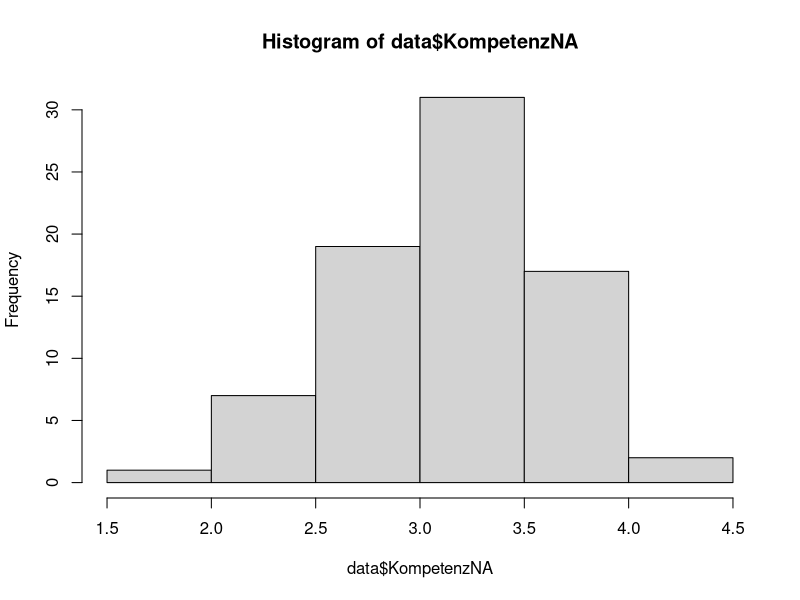
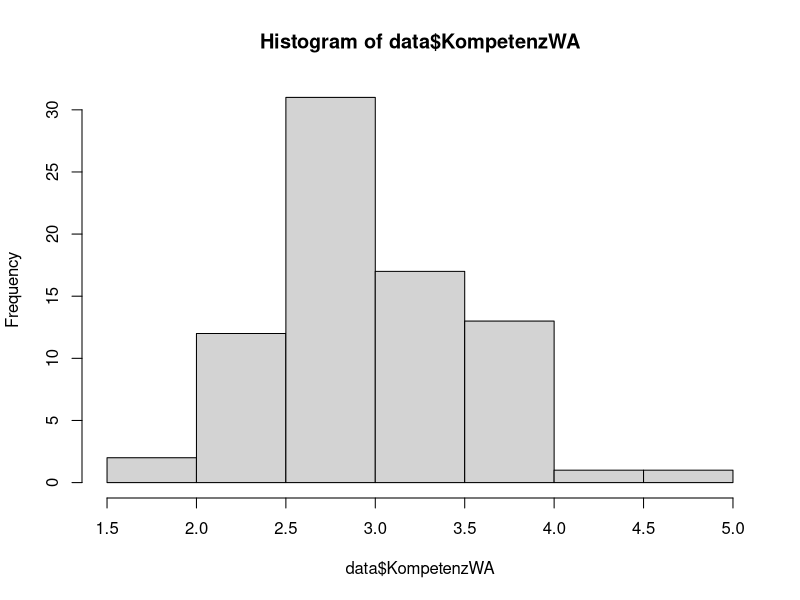
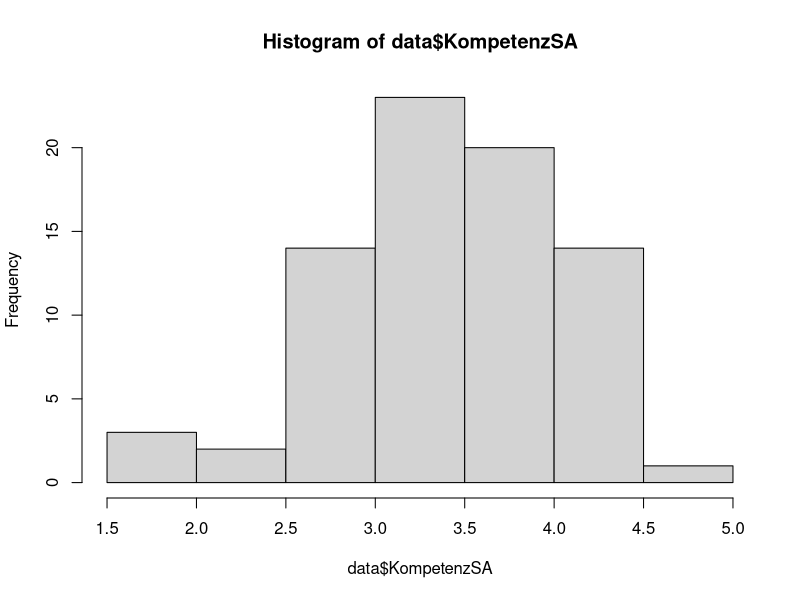
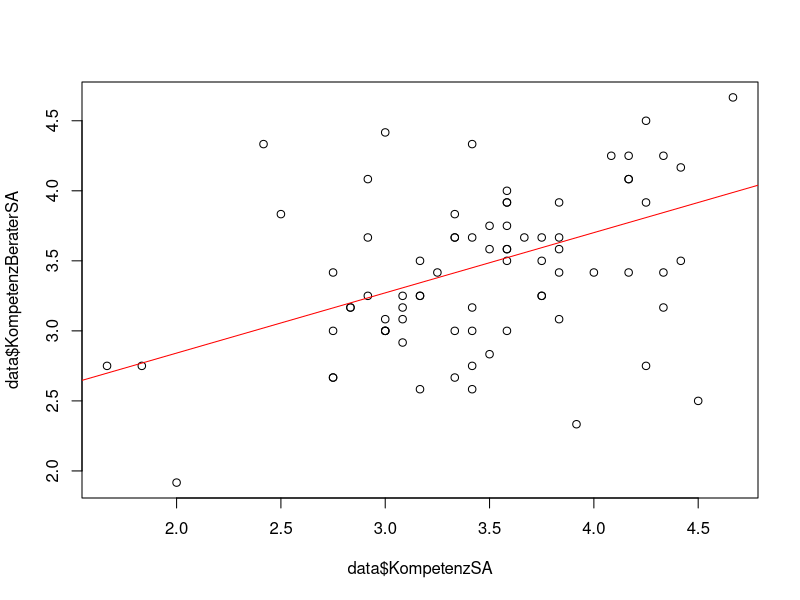
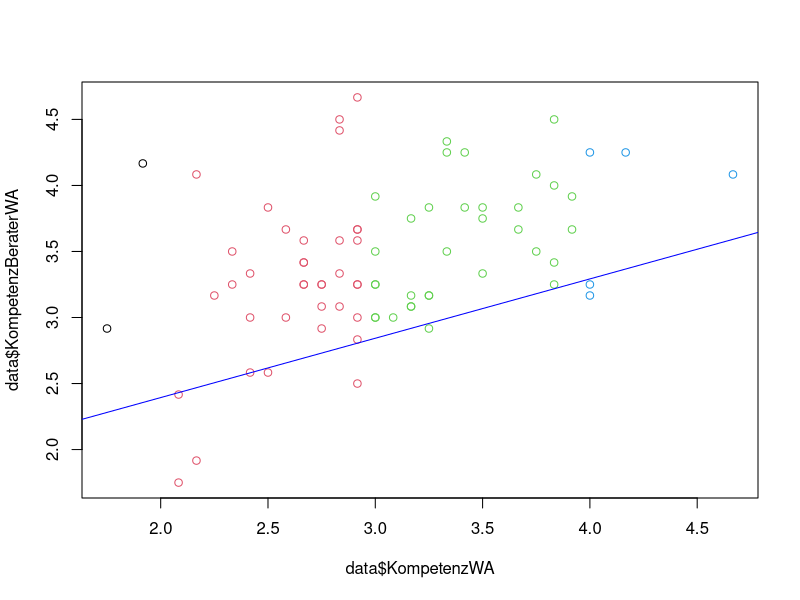

Reproduce these figures in R, in order. (Note: this script raises an error after producing the figures.)
library(data.table)
library(psych)
library(purrr)
library(ggplot2)
library(tidyverse)
library(ggpubr)
library(rstatix)
library(dplyr)
library(carData) # MANOVA
library(car) # MANOVA
library(broom) # MANOVA

# ------------------Data Loading and Preparation ------------------------
#load data
data <- fread("survey_results_manualclean.csv")
#remove empty rows
data <- data[-(64),]

# change weiblich/männlich zu 1/0
data$Dem02 <- str_replace_all(data$Dem02, "weiblich", "1")
data$Dem02 <- str_replace_all(data$Dem02, "mÃ¤nnlich", "0")
data$Dem02 <- sapply(data[, Dem02], as.integer)

# change Ja/Nein zu 1/0
data$ErfahrungBank <- str_replace_all(data$ErfahrungBank, "Ja", "1")
data$ErfahrungBank <- str_replace_all(data$ErfahrungBank, "Nein", "0")
data$ErfahrungBank <- sapply(data[, ErfahrungBank], as.integer)

# replace NANs with NA
is.nan.data.frame <- function(x)
  do.call(cbind, lapply(x, is.nan))

data[is.nan(data)] <- NA


# -------------NA------------------------------------
#Prüfung ob Kompetenzvariabeln NA normalverteilt

# Shapiro Wilk normality test
shapiro.test(data$KompetenzNA)
# W = 0.97636, p-value = 0.1612
# da p > 0.05 sind Daten normalverteilt
hist(data$KompetenzNA)
# Histogram ist etwa normalverteilt - Bestätigt Shapiro-Wilk Test

# -------------WA------------------------------------
#Prüfung ob Kompetenzvariabeln WA normalverteilt
# Shapiro Wilk normality test
shapiro.test(data$KompetenzWA)
# W = 0.98437, p-value = 0.4662
# da p > 0.05 sind Daten normalverteilt
hist(data$KompetenzWA)
# Histogram ist etwa normalverteilt - Bestätigt Shapiro-Wilk Test

# -------------SA------------------------------------
#Prüfung ob Kompetenzvariabeln SA normalverteilt
# Shapiro Wilk normality test
shapiro.test(data$KompetenzSA)
# W = 0.97451, p-value = 0.1241
# da p > 0.05 sind Daten normalverteilt
hist(data$KompetenzSA)
# Histogram ist etwa normalverteilt - Bestätigt Shapiro-Wilk Test




# --------------------------- Welch Two Sample t-Test NA-SA ----------------------------
# Vorbedingung: Ist Varianz etwa gleich?
describeBy(data$KompetenzSA, na.rm = TRUE)
describeBy(data$KompetenzNA, na.rm = TRUE)
# KompetenzSA sd = 0.61; KompetenzNA sd = 0.48

# Nullhypothese: No difference between averages of the two groups

# ---Alternativhypothese: SA ist weniger kompetent als NA
t.test(data$KompetenzNA, data$KompetenzSA, alternative = "less", na.rm = TRUE)
#t = -2.7794, df = 143.55, p-value = 0.003088
#alternative hypothesis: true difference in means is less than 0


# ---Alternativhypothese: SA ist kompetenter als NA
t.test(data$KompetenzNA, data$KompetenzSA, alternative = "greater", na.rm = TRUE)
#t = -2.7794, df = 143.55, p-value = 0.9969
#alternative hypothesis: true difference in means is greater than 0
# ---> there is not enough evidence of a difference between the (true) averages of the two groups

# ---Two-sided
t.test(data$KompetenzNA, data$KompetenzSA, alternative = "two.sided", na.rm = TRUE)
# t = -2.7794, df = 143.55, p-value = 0.006175
# alternative hypothesis: true difference in means is not equal to 0





# --------------------------- Wilcoxon NA-SA ----------------------------
describe(data$KompetenzNA)
#    vars  n mean   sd median trimmed  mad  min  max range  skew kurtosis   se
# X1    1 77  3.2 0.48   3.25    3.23 0.37 1.92 4.25  2.33 -0.45     0.16 0.05
describe(data$KompetenzSA)
#   vars  n mean   sd median trimmed  mad  min  max range  skew kurtosis   se
#X1    1 77 3.45 0.61   3.42    3.47 0.62 1.67 4.67     3 -0.41     0.24 0.07

# Ist die wahrgenommene Kompetenz des NA geringer als diejenige des SA?
wilcox.test(data$KompetenzNA, data$KompetenzSA, paired = TRUE, exact = FALSE, correct = TRUE, alternative = "less")
# V = 763, p-value = 0.001588
# alternative hypothesis: true location shift is less than 0
# --> Ja

# --------------------------- Wilcoxon NA-WA ----------------------------
describe(data$KompetenzNA)
#    vars  n mean   sd median trimmed  mad  min  max range  skew kurtosis   se
# X1    1 77  3.2 0.48   3.25    3.23 0.37 1.92 4.25  2.33 -0.45     0.16 0.05
describe(data$KompetenzWA)
#    vars  n mean  sd median trimmed  mad  min  max range skew kurtosis   se
# X1    1 77 3.04 0.58   2.92    3.03 0.49 1.75 4.67  2.92 0.26    -0.23 0.07

# Ist die wahrgenommene Kompetenz des NA geringer als diejenige des WA?
wilcox.test(data$KompetenzNA, data$KompetenzWA, paired = TRUE, exact = FALSE, correct = TRUE, alternative = "less")
# V = 1714.5, p-value = 0.9939
# --> Nein

# --------------------------- Wilcoxon WA-SA ----------------------------
describe(data$KompetenzWA)
#    vars  n mean  sd median trimmed  mad  min  max range skew kurtosis   se
# X1    1 77 3.04 0.58   2.92    3.03 0.49 1.75 4.67  2.92 0.26    -0.23 0.07
describe(data$KompetenzSA)
#   vars  n mean   sd median trimmed  mad  min  max range  skew kurtosis   se
#X1    1 77 3.45 0.61   3.42    3.47 0.62 1.67 4.67     3 -0.41     0.24 0.07

# Ist die wahrgenommene Kompetenz des NA grösser als diejenige des WA?
wilcox.test(data$KompetenzWA, data$KompetenzSA, paired = TRUE, exact = FALSE, correct = TRUE, alternative = "greater")
# V  = 496, p-value = 1
# --> Nein




# --------------------------- Multiple Regression KompetenzSA~KompetenzBeraterSA----------------------------
plot(data$KompetenzSA, data$KompetenzBeraterSA)

#Beraterkompetenz abhängig von HM Kompetenz?
testmodel <- lm(KompetenzSA~KompetenzBeraterSA, data = data)

# add line to plot which shows the estimated values
abline(testmodel, col="red")

summary(testmodel)


# --------------------------- Multiple Regression KompetenzWA~KompetenzBeraterWA----------------------------
plot(data$KompetenzWA, data$KompetenzBeraterWA, col = data$KompetenzWA)

#Beraterkompetenz abhängig von HM Kompetenz?
testmodel <- lm(KompetenzWA~KompetenzBeraterWA, data = data)
# da p-value: 6.633e-05, leistet das Modell einen Erklärungsbeitrag zur Fragestellung
# --> Multiple R-squared:  0.1923 -> ich kann ledglich 17.42% der Varianz von KompetenzWA erklären (sehr wenig)
# --> Ändert sich die KompetenzBeraterWA um 1 Einheit, steigt die KompetenzWA um 0.4371

# add line to plot which shows the estimated values
abline(testmodel, col="blue")

summary(testmodel)




# --------------------------- Multiple Regression KompetenzAgent~KompetenzBerater----------------------------
plot(competenceAll$Agent, competenceAll$Berater, col = competenceAll$Agent)

#Beraterkompetenz abhängig von HM Kompetenz?
testmodel <- lm(Agent~Berater, data = competenceAll)
# da p-value: 6.633e-05, leistet das Modell einen Erklärungsbeitrag zur Fragestellung
# --> Multiple R-squared:  0.1656 -> ich kann ledglich 16.56% der Varianz von Agent erklären (sehr wenig)
# --> Ändert sich die Kompetenz des Berater um 1 Einheit, steigt die Kompetenz des Agenten um 0.43

# add line to plot which shows the estimated values
abline(testmodel, col="blue")

summary(testmodel)




# ---------------------------  Pearson Korrelation KompetenzXA~KompetenzBeraterXA----------------------------
# Voraussetzungen erfüllt gemäss https://www.methodenberatung.uzh.ch/de/datenanalyse_spss/zusammenhaenge/korrelation.html#3.6._Eine_typische_Aussage

#detect outliers using a boxplot
ggplot(competenceAll) +
  aes(x = "", y = Agent) +
  geom_boxplot(fill = "#0c4c8a") +
  theme_minimal()

# Pearson Korrelation Test
cor.test(competenceAll$Berater, competenceAll$Agent)
# t = 6.7415, df = 229, p-value = 1.26e-10
# alternative hypothesis: true correlation is not equal to 0
# 95 percent confidence interval:
#   0.2932643 0.5092655
# sample estimates:
#   cor 
# 0.4069378 

cor.test(data$KompetenzBeraterNA, data$KompetenzNA)
# t = 4.2257, df = 75, p-value = 6.633e-05
# alternative hypothesis: true correlation is not equal to 0
# 95 percent confidence interval:
#  0.2379086 0.6032485
# sample estimates:
#   cor 
# 0.4385202 

cor.test(data$KompetenzBeraterNA, data$KompetenzNA)
# t = 4.7501, df = 75, p-value = 9.558e-06
# alternative hypothesis: true correlation is not equal to 0
# 95 percent confidence interval:
#   0.2879387 0.6363403
# sample estimates:
#   cor 
# 0.4809031 

cor.test(data$KompetenzBeraterSA, data$KompetenzSA)
# t = 3.6911, df = 75, p-value = 0.000421
# alternative hypothesis: true correlation is not equal to 0
# 95 percent confidence interval:
#   0.1842852 0.5663259
# sample estimates:
#   cor 
# 0.3920805 




# ---------------------------  Pearson Korrelation KompetenzXA~KompetenzXA - Honesty----------------------------
# Voraussetzungen erfüllt gemäss https://www.methodenberatung.uzh.ch/de/datenanalyse_spss/zusammenhaenge/korrelation.html#3.6._Eine_typische_Aussage





# ---------------------------   Repeated One-way ANOVA HM ----------------------------
# data preparation
# extract the 3 competence measure-columns NA, WA, SA
data_extract <- data %>% select(id, KompetenzNA, KompetenzWA, KompetenzSA)
# rearrange values
competence <- data_extract %>%  
  gather(key = "anthro_version", value = "measure", KompetenzNA, KompetenzWA, KompetenzSA) %>% 
  convert_as_factor(id, anthro_version)

# compute some summary statistics
competence %>%
  group_by(anthro_version) %>%
  get_summary_stats(measure, type = "mean_sd")
# A tibble: 3 x 5
#anthro_version variable     n  mean    sd
# <fct>            <chr>    <dbl> <dbl> <dbl>
# 1 KompetenzNA    measure     77  3.20 0.477
# 2 KompetenzSA    measure     77  3.45 0.611
# 3 KompetenzWA    measure     77  3.04 0.578

# Visualize
bxp <- ggboxplot(competence, x = "anthro_version", y = "measure", add = "point")
bxp

#Check for extreme outliers
competence %>%
  group_by(anthro_version) %>%
  identify_outliers(measure)
# --> No, extreme outliers

# Check normality assumption
competence %>%
  group_by(anthro_version) %>%
  shapiro_test(measure)
# The competence scores are all normally distributed at each anthro_version, as assessed by Shapiro-Wilk’s test (p > 0.05).

# Additional normality assumptions check since Shapiro Wilks test can get sensitive to minor deviation from normality with sample size > 50
ggqqplot(competence, "measure", facet.by = "anthro_version")

# Computation of repeated ANOVA
res.aov <- anova_test(data = competence, dv = measure, wid = id, within = anthro_version)
get_anova_table(res.aov)
## ANOVA Table (type III tests)
## 
##   Effect         DFn DFd F      p        p<.05   ges
## 1 anthro_version   2 152 16.327 3.77e-07     * 0.084
## --> The competence score is statistically significantly different for the different anthro_versions NA, WA, and SA

# Posthoc test
# pairwise comparisons
pwc <- competence %>%
  pairwise_t_test(
    measure ~ anthro_version, paired = TRUE,
    p.adjust.method = "bonferroni"
  )
pwc
# A tibble: 3 x 10
#.y.         group1      group2         n1    n2 statistic    df           p     p.adj p.adj.signif
#*   <chr>   <chr>       <chr>       <int> <int>     <dbl> <dbl>       <dbl>     <dbl> <chr>       
#  1 measure KompetenzNA KompetenzSA    77    77     -3.23    76 0.002       0.005      **            
#  2 measure KompetenzNA KompetenzWA    77    77      2.45    76 0.016       0.049      *           
#  3 measure KompetenzSA KompetenzWA    77    77      5.58    76 0.000000357 0.00000107 ****       
# --> First and last of the pairwise differences are statistically significant, since all p-values<(0.05/3=0.017) 
# (Slide 7: https://www.ebpi.uzh.ch/dam/jcr:ffffffff-c1f2-5119-0000-000078458c66/slides-anova.pdf)

# Visualization: box plots with p-values
pwc <- pwc %>% add_xy_position(x = "anthro_version")
bxp + 
  stat_pvalue_manual(pwc) +
  labs(
    subtitle = get_test_label(res.aov, detailed = TRUE),
    caption = get_pwc_label(pwc)
  )


# --------------------------- Repeated One-way ANOVA Berater----------------------------
# data preparation
# extract the 3 competence measure-columns NA, WA, SA
data_extract_Berater <- data %>% select(id, KompetenzBeraterKL, KompetenzBeraterNA, KompetenzBeraterWA, KompetenzBeraterSA)

# rearrange values
competence_Berater <- data_extract_Berater %>%  
  gather(key = "anthro_version", value = "measure", KompetenzBeraterKL, KompetenzBeraterNA, KompetenzBeraterWA, KompetenzBeraterSA) %>% 
  convert_as_factor(id, anthro_version)

# replace two NA in KL with mean of KL values 3.36 to enable Posthoc test
competence_Berater[is.na(competence_Berater)] <- 3.36


# compute some summary statistics
competence_Berater %>%
  group_by(anthro_version) %>%
  get_summary_stats(measure, type = "mean_sd")
# A tibble: 3 x 5
#   anthro_version     variable     n  mean    sd
#   <fct>              <chr>    <dbl> <dbl> <dbl>
# 1 KompetenzBeraterKL measure     77  3.36 0.66 
# 2 KompetenzBeraterNA measure     77  3.45 0.522
# 3 KompetenzBeraterSA measure     77  3.42 0.557
# 4 KompetenzBeraterWA measure     77  3.44 0.564

# Visualize
bxp <- ggboxplot(competence_Berater, x = "anthro_version", y = "measure", add = "point")
bxp

#Check for extreme outliers
competence_Berater %>%
  group_by(anthro_version) %>%
  identify_outliers(measure)
# --> 3 outliers; No extreme outliers

# Check normality assumption
competence_Berater %>%
  group_by(anthro_version) %>%
  shapiro_test(measure)
# The competence measures are all normally distributed at each anthro_version, as assessed by Shapiro-Wilk’s test (p > 0.05).

# Additional normality assumptions check since Shapiro Wilks test can get sensitive to minor deviation from normality with sample size > 50
ggqqplot(competence_Berater, "measure", facet.by = "anthro_version")

# Computation of repeated ANOVA
res.aov <- anova_test(data = competence_Berater, dv = measure, wid = id, within = anthro_version)
get_anova_table(res.aov)
## ANOVA Table (type III tests)
## 
##        Effect  DFn    DFd     F     p p<.05   ges
## anthro_version 2.48 183.55 1.091   0.347       0.004
## --> The competence score of Berater is NOT statistically significantly different for the different anthro_versions KL, NA, WA, and SA


# Posthoc test
# pairwise comparisons
pwc <- competence_Berater %>%
  pairwise_t_test(
    measure ~ anthro_version, paired = TRUE,
    p.adjust.method = "bonferroni"
  )
pwc
# A tibble: 3 x 10
# .y.     group1             group2                n1    n2 statistic    df     p p.adj p.adj.signif
# * <chr>   <chr>              <chr>              <int> <int>     <dbl> <dbl> <dbl> <dbl> <chr>       
# 1 measure KompetenzBeraterKL KompetenzBeraterNA    77    77    -1.45     76 0.151 0.906 ns          
# 2 measure KompetenzBeraterKL KompetenzBeraterSA    77    77    -0.801    76 0.426 1     ns          
# 3 measure KompetenzBeraterKL KompetenzBeraterWA    77    77    -1.29     76 0.202 1     ns          
# 4 measure KompetenzBeraterNA KompetenzBeraterSA    77    77     0.713    76 0.478 1     ns          
# 5 measure KompetenzBeraterNA KompetenzBeraterWA    77    77     0.231    76 0.818 1     ns          
# 6 measure KompetenzBeraterSA KompetenzBeraterWA    77    77    -0.605    76 0.547 1     ns       
# --> None of the pairwise differences are statistically significant, since all p-values<(0.05/3=0.017) 
# (Slide 7: https://www.ebpi.uzh.ch/dam/jcr:ffffffff-c1f2-5119-0000-000078458c66/slides-anova.pdf)

# Visualization: box plots with p-values
pwc <- pwc %>% add_xy_position(x = "anthro_version")
bxp + 
  stat_pvalue_manual(pwc) +
  labs(
    subtitle = get_test_label(res.aov, detailed = TRUE),
    caption = get_pwc_label(pwc)
  )

# --------------------------- One-way MANOVA NA----------------------------


# data preparation; select columns
data_extract_MANOVA <- data %>% 
  select(id, KompetenzNA, KompetenzBeraterNA, KompetenzWA, KompetenzBeraterWA, KompetenzSA, KompetenzBeraterSA)

dNA <- data %>%
  select(id, KompetenzNA, KompetenzBeraterNA) %>%
  rename(Agent = KompetenzNA, Berater = KompetenzBeraterNA) %>%
  add_column(version="NA")

dWA <- data %>%
  select(id, KompetenzWA, KompetenzBeraterWA) %>%
  rename(Agent = KompetenzWA, Berater = KompetenzBeraterWA) %>%
  add_column(version="WA")
dSA <- data %>%
  select(id, KompetenzSA, KompetenzBeraterSA) %>%
  rename(Agent = KompetenzSA, Berater = KompetenzBeraterSA) %>%
  add_column(version="SA")

competenceAll <- rbind(dNA, dWA)
competenceAll <- rbind(competenceAll, dSA)
# extract column name
# abb <- sample(colnames(data_extract_MANOVA), 3)

# extract the last two characters of string, e.g. 'NA' or 'WA'
# abb <- substr(abb, nchar(abb)-1, nchar(abb))

# add column which states anthro version
# add_column(data_extract_MANOVA, version = abb)


# Visualization
ggboxplot(
  competenceAll, x = "version", y = c("Agent", "Berater") , 
  merge = TRUE, palette = "jco"
)


# Compute summary statistics
competenceAll %>%
  group_by(version) %>%
  get_summary_stats(Berater, Agent, type = "mean_sd")
# version variable     n  mean    sd
# 1 NA      Agent       77  3.20 0.477
# 2 NA      Berater     77  3.45 0.522
# 3 SA      Agent       77  3.45 0.611
# 4 SA      Berater     77  3.42 0.557
# 5 WA      Agent       77  3.04 0.578
# 6 WA      Berater     77  3.44 0.564

# Check outliers
competenceAll %>%
  group_by(version) %>%
  identify_outliers(Berater)
# --> 2 outliers in WA; none is extreme

competenceAll %>%
  group_by(version) %>%
  identify_outliers(Agent)
# --> 7 outliers in NA, SA, WA; none is extreme


# Compute distance by groups and filter outliers
# Use -id to omit the id column in the computation
competenceAll %>%
  group_by(version) %>%
  mahalanobis_distance(-id) %>%
  filter(is.outlier == TRUE) %>%
  as.data.frame()


# Check univariate normality assumption
competenceAll %>%
  group_by(version) %>%
  shapiro_test(Agent, Berater) %>%
  arrange(variable)
# version variable statistic     p
# <chr>   <chr>        <dbl> <dbl>
# 1 NA      Agent        0.976 0.161
# 2 SA      Agent        0.975 0.124
# 3 WA      Agent        0.984 0.466
# 4 NA      Berater      0.985 0.498
# 5 SA      Berater      0.991 0.870
# 6 WA      Berater      0.974 0.123
# --> all are normally distributed


# Plot normal distribution
ggqqplot(competenceAll, "Agent", facet.by = "version",
         ylab = "Competence Measure", ggtheme = theme_bw())
ggqqplot(competenceAll, "Berater", facet.by = "version",
         ylab = "Competence Measure", ggtheme = theme_bw())

# Multivariate normality
competenceAll %>%
  select(Agent, Berater) %>%
  mshapiro_test()
#     statistic p.value
#  1     0.977 0.000791
# --> We cannot assume multivariate normality.

# Identify multicolinearity
competenceAll %>% cor_test(Agent, Berater)
# no multicolinearity, as assessed by Pearson correlation (p < 0.001)

# Check the homogeneity of covariances assumption
box_m(competence_all["measure"], competence_all$anthro_version)
# p.value 0.360   --> :(
#Note that, if you have balanced design (i.e., groups with similar sizes), you 
#don’t need to worry too much about violation of the homogeneity of variances-covariance 
#matrices and you can continue your analysis.
#However, having an unbalanced design is problematic. Possible solutions include: 
#1) transforming the dependent variables; 
#2) running the test anyway, but using Pillai’s multivariate statistic instead of Wilks’ statistic.


#Check the homogneity of variance assumption
competence_all %>% 
  levene_test(measure ~ anthro_version)
# p.value 0.464 --> :(
# Note that, if you do not have homogeneity of variances, you can try to transform 
# the outcome (dependent) variable to correct for the unequal variances.
# Alternatively, you can continue, but accept a lower level of statistical 
#significance (alpha level) for your MANOVA result. Additionally, any follow-up 
# univariate ANOVAs will need to be corrected for this violation 
#(i.e., you will need to use different post-hoc tests).

# Computation MANOVA
model <- lm(measure ~ anthro_version, competence_all)
Manova(cbind(KompetenzNA, KompetenzBeraterNA)~id)
